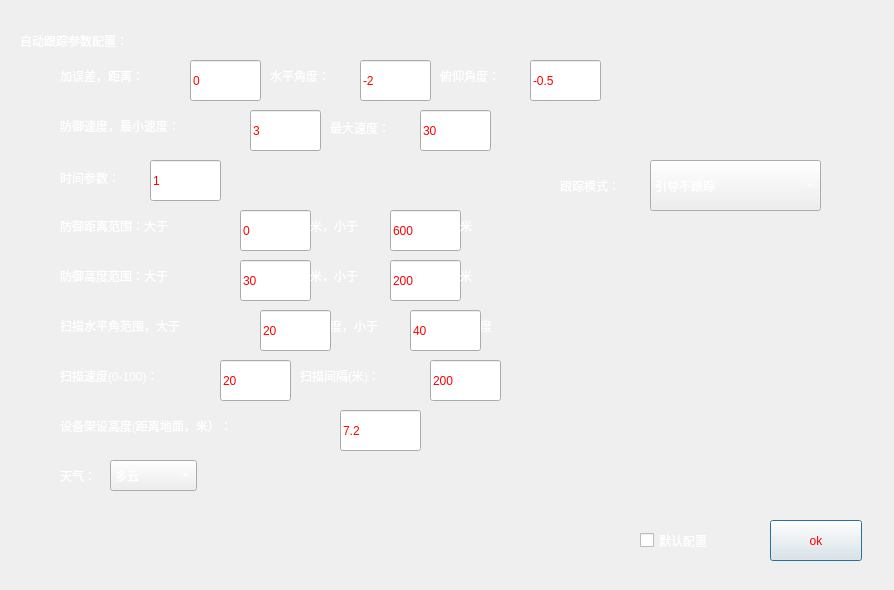
<?xml version="1.0" encoding="UTF-8"?>
<ui version="4.0">
 <class>Dialog</class>
 <widget class="QDialog" name="Dialog">
  <property name="geometry">
   <rect>
    <x>0</x>
    <y>0</y>
    <width>894</width>
    <height>590</height>
   </rect>
  </property>
  <property name="windowTitle">
   <string>Dialog</string>
  </property>
  <property name="styleSheet">
   <string notr="true">font: 12pt &quot;楷体&quot;;
color: white;</string>
  </property>
  <widget class="QLabel" name="label">
   <property name="geometry">
    <rect>
     <x>20</x>
     <y>30</y>
     <width>191</width>
     <height>21</height>
    </rect>
   </property>
   <property name="text">
    <string>自动跟踪参数配置：</string>
   </property>
  </widget>
  <widget class="QLabel" name="label_2">
   <property name="geometry">
    <rect>
     <x>60</x>
     <y>170</y>
     <width>91</width>
     <height>16</height>
    </rect>
   </property>
   <property name="text">
    <string>时间参数：</string>
   </property>
  </widget>
  <widget class="QLabel" name="label_3">
   <property name="geometry">
    <rect>
     <x>60</x>
     <y>110</y>
     <width>201</width>
     <height>31</height>
    </rect>
   </property>
   <property name="text">
    <string>防御速度，最小速度：</string>
   </property>
  </widget>
  <widget class="QLabel" name="label_4">
   <property name="geometry">
    <rect>
     <x>330</x>
     <y>120</y>
     <width>101</width>
     <height>16</height>
    </rect>
   </property>
   <property name="text">
    <string>最大速度：</string>
   </property>
  </widget>
  <widget class="QLineEdit" name="lineEdit">
   <property name="geometry">
    <rect>
     <x>360</x>
     <y>60</y>
     <width>71</width>
     <height>41</height>
    </rect>
   </property>
   <property name="styleSheet">
    <string notr="true">border-image: url(:/image/77.png);
color: red;
font: 12pt &quot;楷体&quot;;
border-width: 10px;</string>
   </property>
   <property name="text">
    <string>-2</string>
   </property>
  </widget>
  <widget class="QLabel" name="label_6">
   <property name="geometry">
    <rect>
     <x>270</x>
     <y>60</y>
     <width>101</width>
     <height>31</height>
    </rect>
   </property>
   <property name="text">
    <string>水平角度：</string>
   </property>
  </widget>
  <widget class="QLabel" name="label_8">
   <property name="geometry">
    <rect>
     <x>440</x>
     <y>60</y>
     <width>91</width>
     <height>31</height>
    </rect>
   </property>
   <property name="text">
    <string>俯仰角度：</string>
   </property>
  </widget>
  <widget class="QLabel" name="label_9">
   <property name="geometry">
    <rect>
     <x>60</x>
     <y>60</y>
     <width>141</width>
     <height>31</height>
    </rect>
   </property>
   <property name="text">
    <string>加误差，距离：</string>
   </property>
  </widget>
  <widget class="QLineEdit" name="lineEdit_2">
   <property name="geometry">
    <rect>
     <x>530</x>
     <y>60</y>
     <width>71</width>
     <height>41</height>
    </rect>
   </property>
   <property name="styleSheet">
    <string notr="true">border-image: url(:/image/77.png);
color: red;
font: 12pt &quot;楷体&quot;;
border-width: 10px;</string>
   </property>
   <property name="text">
    <string>-0.5</string>
   </property>
  </widget>
  <widget class="QLineEdit" name="lineEdit_3">
   <property name="geometry">
    <rect>
     <x>190</x>
     <y>60</y>
     <width>71</width>
     <height>41</height>
    </rect>
   </property>
   <property name="styleSheet">
    <string notr="true">border-image: url(:/image/77.png);
color: red;
font: 12pt &quot;楷体&quot;;
border-width: 10px;</string>
   </property>
   <property name="text">
    <string>0</string>
   </property>
  </widget>
  <widget class="QLineEdit" name="lineEdit_4">
   <property name="geometry">
    <rect>
     <x>150</x>
     <y>160</y>
     <width>71</width>
     <height>41</height>
    </rect>
   </property>
   <property name="styleSheet">
    <string notr="true">border-image: url(:/image/77.png);
color: red;
font: 12pt &quot;楷体&quot;;
border-width: 10px;</string>
   </property>
   <property name="text">
    <string>1</string>
   </property>
  </widget>
  <widget class="QLineEdit" name="lineEdit_5">
   <property name="geometry">
    <rect>
     <x>250</x>
     <y>110</y>
     <width>71</width>
     <height>41</height>
    </rect>
   </property>
   <property name="styleSheet">
    <string notr="true">border-image: url(:/image/77.png);
color: red;
font: 12pt &quot;楷体&quot;;
border-width: 10px;</string>
   </property>
   <property name="text">
    <string>3</string>
   </property>
  </widget>
  <widget class="QLineEdit" name="lineEdit_6">
   <property name="geometry">
    <rect>
     <x>420</x>
     <y>110</y>
     <width>71</width>
     <height>41</height>
    </rect>
   </property>
   <property name="styleSheet">
    <string notr="true">border-image: url(:/image/77.png);
color: red;
font: 12pt &quot;楷体&quot;;
border-width: 10px;</string>
   </property>
   <property name="text">
    <string>30</string>
   </property>
  </widget>
  <widget class="QPushButton" name="pushButton">
   <property name="geometry">
    <rect>
     <x>770</x>
     <y>520</y>
     <width>92</width>
     <height>41</height>
    </rect>
   </property>
   <property name="styleSheet">
    <string notr="true">color: red;
border-image: url(:/image/1010.png);
font: 12pt &quot;楷体&quot;;</string>
   </property>
   <property name="text">
    <string>ok</string>
   </property>
  </widget>
  <widget class="QLabel" name="label_5">
   <property name="geometry">
    <rect>
     <x>-50</x>
     <y>0</y>
     <width>1011</width>
     <height>591</height>
    </rect>
   </property>
   <property name="styleSheet">
    <string notr="true">
border-image: url(:/image/321500.jpg);</string>
   </property>
   <property name="text">
    <string/>
   </property>
  </widget>
  <widget class="QLineEdit" name="lineEdit_7">
   <property name="geometry">
    <rect>
     <x>240</x>
     <y>210</y>
     <width>71</width>
     <height>41</height>
    </rect>
   </property>
   <property name="styleSheet">
    <string notr="true">border-image: url(:/image/77.png);
color: red;
font: 12pt &quot;楷体&quot;;
border-width: 10px;</string>
   </property>
   <property name="text">
    <string>0</string>
   </property>
  </widget>
  <widget class="QLabel" name="label_7">
   <property name="geometry">
    <rect>
     <x>60</x>
     <y>210</y>
     <width>181</width>
     <height>31</height>
    </rect>
   </property>
   <property name="text">
    <string>防御距离范围：大于</string>
   </property>
  </widget>
  <widget class="QLabel" name="label_10">
   <property name="geometry">
    <rect>
     <x>60</x>
     <y>460</y>
     <width>61</width>
     <height>31</height>
    </rect>
   </property>
   <property name="text">
    <string>天气：</string>
   </property>
  </widget>
  <widget class="QLabel" name="label_11">
   <property name="geometry">
    <rect>
     <x>310</x>
     <y>210</y>
     <width>91</width>
     <height>31</height>
    </rect>
   </property>
   <property name="text">
    <string>米，小于</string>
   </property>
  </widget>
  <widget class="QLineEdit" name="lineEdit_9">
   <property name="geometry">
    <rect>
     <x>390</x>
     <y>210</y>
     <width>71</width>
     <height>41</height>
    </rect>
   </property>
   <property name="styleSheet">
    <string notr="true">border-image: url(:/image/77.png);
color: red;
font: 12pt &quot;楷体&quot;;
border-width: 10px;</string>
   </property>
   <property name="text">
    <string>600</string>
   </property>
  </widget>
  <widget class="QLabel" name="label_12">
   <property name="geometry">
    <rect>
     <x>460</x>
     <y>210</y>
     <width>91</width>
     <height>31</height>
    </rect>
   </property>
   <property name="text">
    <string>米</string>
   </property>
  </widget>
  <widget class="QLineEdit" name="lineEdit_10">
   <property name="geometry">
    <rect>
     <x>390</x>
     <y>260</y>
     <width>71</width>
     <height>41</height>
    </rect>
   </property>
   <property name="styleSheet">
    <string notr="true">border-image: url(:/image/77.png);
color: red;
font: 12pt &quot;楷体&quot;;
border-width: 10px;</string>
   </property>
   <property name="text">
    <string>200</string>
   </property>
  </widget>
  <widget class="QLabel" name="label_15">
   <property name="geometry">
    <rect>
     <x>60</x>
     <y>260</y>
     <width>181</width>
     <height>31</height>
    </rect>
   </property>
   <property name="text">
    <string>防御高度范围：大于</string>
   </property>
  </widget>
  <widget class="QLineEdit" name="lineEdit_11">
   <property name="geometry">
    <rect>
     <x>240</x>
     <y>260</y>
     <width>71</width>
     <height>41</height>
    </rect>
   </property>
   <property name="styleSheet">
    <string notr="true">border-image: url(:/image/77.png);
color: red;
font: 12pt &quot;楷体&quot;;
border-width: 10px;</string>
   </property>
   <property name="text">
    <string>30</string>
   </property>
  </widget>
  <widget class="QLabel" name="label_13">
   <property name="geometry">
    <rect>
     <x>310</x>
     <y>260</y>
     <width>91</width>
     <height>31</height>
    </rect>
   </property>
   <property name="text">
    <string>米，小于</string>
   </property>
  </widget>
  <widget class="QLabel" name="label_14">
   <property name="geometry">
    <rect>
     <x>460</x>
     <y>260</y>
     <width>91</width>
     <height>31</height>
    </rect>
   </property>
   <property name="text">
    <string>米</string>
   </property>
  </widget>
  <widget class="QComboBox" name="comboBox">
   <property name="geometry">
    <rect>
     <x>110</x>
     <y>460</y>
     <width>87</width>
     <height>31</height>
    </rect>
   </property>
   <property name="styleSheet">
    <string notr="true">border-image: url(:/image/10.png);</string>
   </property>
   <item>
    <property name="text">
     <string>多云</string>
    </property>
   </item>
   <item>
    <property name="text">
     <string>晴天</string>
    </property>
   </item>
   <item>
    <property name="text">
     <string>阴天</string>
    </property>
   </item>
   <item>
    <property name="text">
     <string>小雨</string>
    </property>
   </item>
   <item>
    <property name="text">
     <string>小雾</string>
    </property>
   </item>
  </widget>
  <widget class="QLabel" name="label_16">
   <property name="geometry">
    <rect>
     <x>60</x>
     <y>360</y>
     <width>171</width>
     <height>31</height>
    </rect>
   </property>
   <property name="text">
    <string>扫描速度(0-100)：</string>
   </property>
  </widget>
  <widget class="QLineEdit" name="lineEdit_12">
   <property name="geometry">
    <rect>
     <x>220</x>
     <y>360</y>
     <width>71</width>
     <height>41</height>
    </rect>
   </property>
   <property name="styleSheet">
    <string notr="true">border-image: url(:/image/77.png);
color: red;
font: 12pt &quot;楷体&quot;;
border-width: 10px;</string>
   </property>
   <property name="text">
    <string>20</string>
   </property>
  </widget>
  <widget class="QLineEdit" name="lineEdit_13">
   <property name="geometry">
    <rect>
     <x>430</x>
     <y>360</y>
     <width>71</width>
     <height>41</height>
    </rect>
   </property>
   <property name="styleSheet">
    <string notr="true">border-image: url(:/image/77.png);
color: red;
font: 12pt &quot;楷体&quot;;
border-width: 10px;</string>
   </property>
   <property name="text">
    <string>200</string>
   </property>
  </widget>
  <widget class="QLabel" name="label_17">
   <property name="geometry">
    <rect>
     <x>300</x>
     <y>360</y>
     <width>141</width>
     <height>31</height>
    </rect>
   </property>
   <property name="text">
    <string>扫描间隔(米)：</string>
   </property>
  </widget>
  <widget class="QCheckBox" name="checkBox">
   <property name="geometry">
    <rect>
     <x>640</x>
     <y>520</y>
     <width>121</width>
     <height>41</height>
    </rect>
   </property>
   <property name="text">
    <string>默认配置</string>
   </property>
  </widget>
  <widget class="QLineEdit" name="lineEdit_14">
   <property name="geometry">
    <rect>
     <x>340</x>
     <y>410</y>
     <width>81</width>
     <height>41</height>
    </rect>
   </property>
   <property name="styleSheet">
    <string notr="true">border-image: url(:/image/77.png);
color: red;
font: 12pt &quot;楷体&quot;;
border-width: 10px;</string>
   </property>
   <property name="text">
    <string>7.2</string>
   </property>
  </widget>
  <widget class="QLabel" name="label_18">
   <property name="geometry">
    <rect>
     <x>60</x>
     <y>410</y>
     <width>281</width>
     <height>31</height>
    </rect>
   </property>
   <property name="text">
    <string>设备架设高度(距离地面，米）：</string>
   </property>
  </widget>
  <widget class="QLabel" name="label_19">
   <property name="geometry">
    <rect>
     <x>480</x>
     <y>310</y>
     <width>91</width>
     <height>31</height>
    </rect>
   </property>
   <property name="text">
    <string>度</string>
   </property>
  </widget>
  <widget class="QLabel" name="label_20">
   <property name="geometry">
    <rect>
     <x>330</x>
     <y>310</y>
     <width>91</width>
     <height>31</height>
    </rect>
   </property>
   <property name="text">
    <string>度，小于</string>
   </property>
  </widget>
  <widget class="QLineEdit" name="lineEdit_15">
   <property name="geometry">
    <rect>
     <x>260</x>
     <y>310</y>
     <width>71</width>
     <height>41</height>
    </rect>
   </property>
   <property name="styleSheet">
    <string notr="true">border-image: url(:/image/77.png);
color: red;
font: 12pt &quot;楷体&quot;;
border-width: 10px;</string>
   </property>
   <property name="text">
    <string>20</string>
   </property>
  </widget>
  <widget class="QLineEdit" name="lineEdit_16">
   <property name="geometry">
    <rect>
     <x>410</x>
     <y>310</y>
     <width>71</width>
     <height>41</height>
    </rect>
   </property>
   <property name="styleSheet">
    <string notr="true">border-image: url(:/image/77.png);
color: red;
font: 12pt &quot;楷体&quot;;
border-width: 10px;</string>
   </property>
   <property name="text">
    <string>40</string>
   </property>
  </widget>
  <widget class="QLabel" name="label_21">
   <property name="geometry">
    <rect>
     <x>60</x>
     <y>310</y>
     <width>201</width>
     <height>31</height>
    </rect>
   </property>
   <property name="text">
    <string>扫描水平角范围，大于</string>
   </property>
  </widget>
  <widget class="QLabel" name="label_22">
   <property name="geometry">
    <rect>
     <x>560</x>
     <y>170</y>
     <width>111</width>
     <height>31</height>
    </rect>
   </property>
   <property name="styleSheet">
    <string notr="true">font: 12pt &quot;楷体&quot;;</string>
   </property>
   <property name="text">
    <string>跟踪模式：</string>
   </property>
  </widget>
  <widget class="QComboBox" name="comboBox_3">
   <property name="geometry">
    <rect>
     <x>650</x>
     <y>160</y>
     <width>171</width>
     <height>51</height>
    </rect>
   </property>
   <property name="styleSheet">
    <string notr="true">border-image: url(:/image/10.png);</string>
   </property>
   <item>
    <property name="text">
     <string>引导不跟踪</string>
    </property>
   </item>
   <item>
    <property name="text">
     <string>引导并跟踪</string>
    </property>
   </item>
   <item>
    <property name="text">
     <string>指定范围内跟踪</string>
    </property>
   </item>
  </widget>
  <zorder>label_5</zorder>
  <zorder>label</zorder>
  <zorder>label_2</zorder>
  <zorder>label_3</zorder>
  <zorder>label_4</zorder>
  <zorder>lineEdit</zorder>
  <zorder>label_6</zorder>
  <zorder>label_8</zorder>
  <zorder>label_9</zorder>
  <zorder>lineEdit_2</zorder>
  <zorder>lineEdit_3</zorder>
  <zorder>lineEdit_4</zorder>
  <zorder>lineEdit_5</zorder>
  <zorder>lineEdit_6</zorder>
  <zorder>pushButton</zorder>
  <zorder>lineEdit_7</zorder>
  <zorder>label_7</zorder>
  <zorder>label_10</zorder>
  <zorder>label_11</zorder>
  <zorder>lineEdit_9</zorder>
  <zorder>label_12</zorder>
  <zorder>lineEdit_10</zorder>
  <zorder>label_15</zorder>
  <zorder>lineEdit_11</zorder>
  <zorder>label_13</zorder>
  <zorder>label_14</zorder>
  <zorder>comboBox</zorder>
  <zorder>label_16</zorder>
  <zorder>lineEdit_12</zorder>
  <zorder>lineEdit_13</zorder>
  <zorder>label_17</zorder>
  <zorder>checkBox</zorder>
  <zorder>lineEdit_14</zorder>
  <zorder>label_18</zorder>
  <zorder>label_19</zorder>
  <zorder>label_20</zorder>
  <zorder>lineEdit_15</zorder>
  <zorder>lineEdit_16</zorder>
  <zorder>label_21</zorder>
  <zorder>label_22</zorder>
  <zorder>comboBox_3</zorder>
 </widget>
 <resources/>
 <connections/>
</ui>
